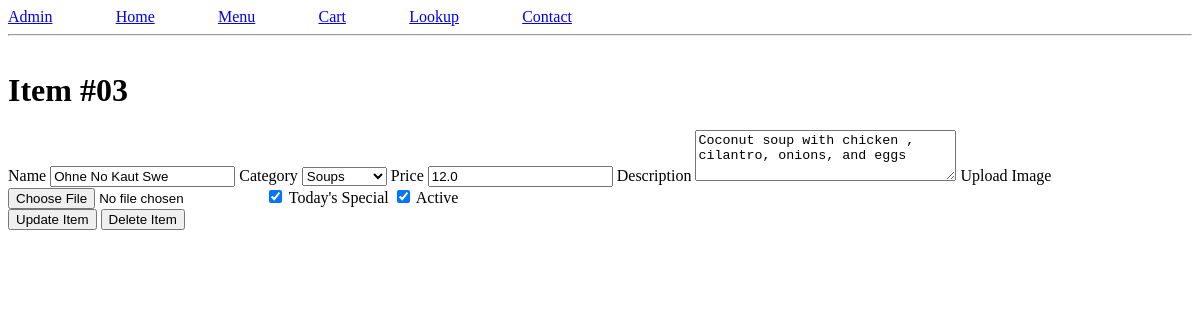
/admin/menu/update/3, run on the app's committed database.
### tables this page shows
CREATE TABLE "menu" (
	"id"	INTEGER,
	"name"	TEXT NOT NULL,
	"category"	TEXT NOT NULL,
	"price"	REAL NOT NULL,
	"description"	TEXT,
	"is_special"	TEXT DEFAULT 1 CHECK("is_special" IN (0, 1)),
	"is_active"	INTEGER DEFAULT 1 CHECK("is_active" IN (0, 1)),
	"image"	TEXT,
	FOREIGN KEY("category") REFERENCES "category"("code"),
	PRIMARY KEY("id" AUTOINCREMENT)
);

### app/admin/routes.py (the view, shortened to what this page needs)
@bp.route('/menu/update/<int:id>', methods=['GET', 'POST'])
def update_item(id):
    item = query_db('select * from menu where id = ?', (id,), one=True)
    if not item: abort(404)
    return render_template('admin/update_item.html', title=f'Item #{item["id"]:02d}', item=item)

### db.py (called while the page is built)
def get_db():
    if 'db' not in g:
        g.db = sqlite3.connect(
            current_app.config['DATABASE'],
            detect_types=sqlite3.PARSE_DECLTYPES
        )
        g.db.row_factory = sqlite3.Row
    return g.db

def query_db(query, args=(), one=False):
    cur = get_db().execute(query, args)
    results = cur.fetchall()
    cur.close()
    return (results[0] if results else None) if one else results

### app/templates/admin/update_item.html (shortened to what this page needs)
{% extends 'base.html' %}
{% block content %}
<form method="post" enctype="multipart/form-data">
  <label for="name">Name</label>
  <input type="text" name="name" value="{{ item['name'] }}" required>
  <label for="category">Category</label>
  <select name="category" required>
    <option value="soups" {{ "selected" if item["category"] == "soups" else none}}>Soups</option>
  </select>
  <label for="price">Price</label>
  <input type="number" name="price" step="0.01" value="{{ item['price'] }}" required>
  <label for="description">Description</label>
  <textarea name="description" rows="3" cols="30" placeholder="optional">{{ item['description'] }}</textarea>
  <label for="image">Upload Image</label>
  <input type="file" name="image">
  <input type="checkbox" name="special" {{ "checked" if item["is_special"] else none }}>
  <label for="special">Today's Special</label>
  <input type="checkbox" name="active" {{ "checked" if item["is_active"] else none }}>
  <label for="active">Active</label><br>
  <button>Update Item</button>
  <button formaction="{{ url_for('admin.delete_item', id=item['id']) }}" onclick="confirm('Are you sure you want to delete this item?')">Delete Item</button>
</form>
{% endblock %}

### data on the page
menu: name "Ohne No Kaut Swe", price "12.0", description "Coconut soup with chicken , cilantro, onions, and eggs"

### other printed values
{{ title }} "Item #03"
